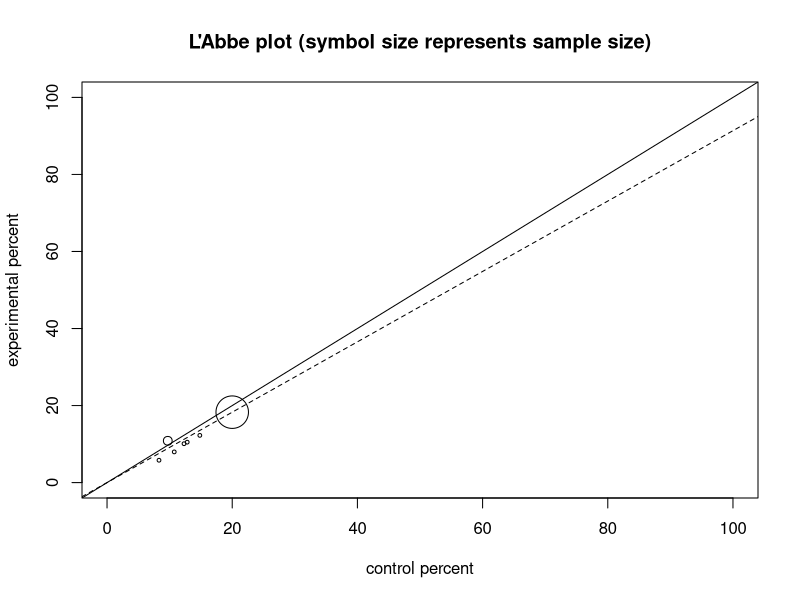

Write R code to recreate this figure.
# L'Abbe plot: the StatsDirect help illustration (Fleiss and Gross 1991, deaths after
# myocardial infarction in seven placebo-controlled trials of aspirin; the test
# workbook's Meta-analysis worksheet columns A to E) in R
study <- c("MRC-1", "CDP", "MRC-2", "GASP", "PARIS", "AMIS", "ISIS-2")
exposed_total <- c(615, 758, 832, 317, 810, 2267, 8587)
exposed_cases <- c(49, 44, 102, 32, 85, 246, 1570)
control_total <- c(624, 771, 850, 309, 406, 2257, 8600)
control_cases <- c(67, 64, 126, 38, 52, 219, 1720)
k <- length(study)
six <- function(x) formatC(x, digits = 6, format = "f", drop0trailing = TRUE)

# The plot has no function in base R: it is a scatter plot of each study's event
# rate in the experimental (exposed, treated) group against its event rate in the
# control group, both as percentages, with the study size setting the symbol size
experimental <- 100 * exposed_cases / exposed_total
control <- 100 * control_cases / control_total
n <- exposed_total + control_total
cat("Study  Control percent  Experimental percent  Study size\n")
for (i in 1:k) {
  cat(paste(study[i], six(control[i]), six(experimental[i]), n[i]), "\n", sep = "")
}

# The dashed line of the plot has the slope of the pooled relative risk of the
# fixed effects analysis (Mantel-Haenszel, Rothman-Boice), as the relative risk
# meta-analysis reports it, with the Greenland-Robins variance of its log for the
# confidence interval
a <- exposed_cases
b <- control_cases
cx <- exposed_total - exposed_cases
d <- control_total - control_cases
rr_mh <- sum(a * (b + d) / n) / sum(b * (a + cx) / n)
v_mh <- sum(((a + b) * (a + cx) * (b + d) - a * b * n) / n^2) /
  (sum(a * (b + d) / n) * sum(b * (a + cx) / n))
ci <- exp(log(rr_mh) + c(-1, 1) * qnorm(0.975) * sqrt(v_mh))
cat("Pooled relative risk = ", six(rr_mh), " (95% CI = ", six(ci[1]), " to ",
    six(ci[2]), ")\n", sep = "")

# The plot as StatsDirect draws it: both axes from 0 to 100 percent, a circle for
# each study with its radius in proportion to the study size (the smallest studies
# get a minimum size, and when the largest study is more than five times the mean
# every symbol is shrunk so that the largest has the radius of a study five times
# the mean), the solid line of equal rates and the dashed line of the pooled
# relative risk, which is cut off where it leaves the square
scale <- mean(n) * max(1, max(n) / mean(n) / 5)
radius <- pmax(3, round(6 * n / scale))
plot(control, experimental, xlim = c(0, 100), ylim = c(0, 100), cex = radius / 6,
     xlab = "control percent", ylab = "experimental percent",
     main = "L'Abbe plot (symbol size represents sample size)")
abline(0, 1)
abline(0, rr_mh, lty = 2)

# The inconsistency statistic of the meta-analysis report: Cochran's Q about the
# pooled log relative risk, each study weighted by the inverse of the variance of
# its log relative risk, and I2 = (Q - df) / Q as a percentage, no less than zero
w <- 1 / (1 / a - 1 / (a + cx) + 1 / b - 1 / (b + d))
q <- sum(w * (log(a / (a + cx) / (b / (b + d))) - log(rr_mh))^2)
i2 <- max(0, 100 * (q - (k - 1)) / q)
cat("I2 (inconsistency) = ", formatC(i2, digits = 1, format = "f"), "%\n", sep = "")

# The studies lie close to the line of equality and a little below it, as a
# relative risk of 0.91 implies, and none stands out from the rest: the plot
# suggests no gross heterogeneity, in keeping with an I2 of 39.6%
